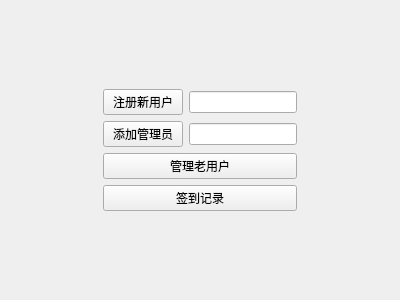
<?xml version="1.0" encoding="UTF-8"?>
<ui version="4.0">
 <class>adminUi</class>
 <widget class="QWidget" name="adminUi">
  <property name="geometry">
   <rect>
    <x>0</x>
    <y>0</y>
    <width>400</width>
    <height>300</height>
   </rect>
  </property>
  <property name="windowTitle">
   <string>Form</string>
  </property>
  <layout class="QGridLayout" name="gridLayout">
   <item row="0" column="1">
    <spacer name="verticalSpacer">
     <property name="orientation">
      <enum>Qt::Vertical</enum>
     </property>
     <property name="sizeHint" stdset="0">
      <size>
       <width>20</width>
       <height>59</height>
      </size>
     </property>
    </spacer>
   </item>
   <item row="1" column="0">
    <spacer name="horizontalSpacer">
     <property name="orientation">
      <enum>Qt::Horizontal</enum>
     </property>
     <property name="sizeHint" stdset="0">
      <size>
       <width>52</width>
       <height>20</height>
      </size>
     </property>
    </spacer>
   </item>
   <item row="1" column="1" rowspan="2">
    <layout class="QHBoxLayout" name="horizontalLayout_3">
     <item>
      <layout class="QVBoxLayout" name="verticalLayout">
       <item>
        <layout class="QHBoxLayout" name="horizontalLayout">
         <item>
          <widget class="QPushButton" name="pushButton">
           <property name="text">
            <string>注册新用户</string>
           </property>
          </widget>
         </item>
         <item>
          <widget class="QLineEdit" name="lineEdit"/>
         </item>
        </layout>
       </item>
       <item>
        <layout class="QHBoxLayout" name="horizontalLayout_2">
         <item>
          <widget class="QPushButton" name="pushButton_3">
           <property name="text">
            <string>添加管理员</string>
           </property>
          </widget>
         </item>
         <item>
          <widget class="QLineEdit" name="lineEdit_2"/>
         </item>
        </layout>
       </item>
       <item>
        <widget class="QPushButton" name="pushButton_2">
         <property name="text">
          <string>管理老用户</string>
         </property>
        </widget>
       </item>
       <item>
        <widget class="QPushButton" name="pushButton_4">
         <property name="text">
          <string>签到记录</string>
         </property>
        </widget>
       </item>
      </layout>
     </item>
    </layout>
   </item>
   <item row="1" column="2">
    <spacer name="horizontalSpacer_3">
     <property name="orientation">
      <enum>Qt::Horizontal</enum>
     </property>
     <property name="sizeHint" stdset="0">
      <size>
       <width>34</width>
       <height>20</height>
      </size>
     </property>
    </spacer>
   </item>
   <item row="3" column="1">
    <spacer name="verticalSpacer_2">
     <property name="orientation">
      <enum>Qt::Vertical</enum>
     </property>
     <property name="sizeHint" stdset="0">
      <size>
       <width>20</width>
       <height>58</height>
      </size>
     </property>
    </spacer>
   </item>
  </layout>
 </widget>
 <resources/>
 <connections/>
</ui>
